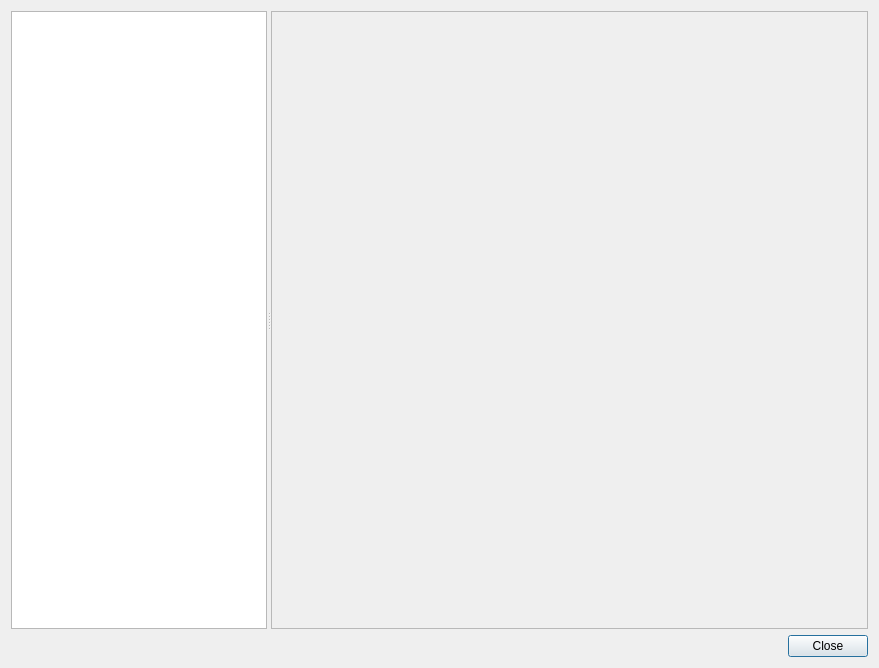
<?xml version="1.0" encoding="UTF-8"?>
<ui version="4.0">
 <class>LeafletMapDlg</class>
 <widget class="QDialog" name="LeafletMapDlg">
  <property name="geometry">
   <rect>
    <x>0</x>
    <y>0</y>
    <width>879</width>
    <height>668</height>
   </rect>
  </property>
  <property name="windowTitle">
   <string>Dialog</string>
  </property>
  <layout class="QGridLayout" name="gridLayout">
   <item row="0" column="0">
    <layout class="QVBoxLayout" name="verticalLayout">
     <item>
      <widget class="QSplitter" name="splitter">
       <property name="orientation">
        <enum>Qt::Horizontal</enum>
       </property>
       <widget class="QTreeView" name="treeView"/>
       <widget class="QFrame" name="frame">
        <property name="sizePolicy">
         <sizepolicy hsizetype="Preferred" vsizetype="Preferred">
          <horstretch>10</horstretch>
          <verstretch>0</verstretch>
         </sizepolicy>
        </property>
        <property name="minimumSize">
         <size>
          <width>20</width>
          <height>20</height>
         </size>
        </property>
        <property name="frameShape">
         <enum>QFrame::StyledPanel</enum>
        </property>
        <property name="frameShadow">
         <enum>QFrame::Raised</enum>
        </property>
       </widget>
      </widget>
     </item>
     <item>
      <widget class="QDialogButtonBox" name="buttonBox">
       <property name="orientation">
        <enum>Qt::Horizontal</enum>
       </property>
       <property name="standardButtons">
        <set>QDialogButtonBox::Close</set>
       </property>
      </widget>
     </item>
    </layout>
   </item>
  </layout>
 </widget>
 <resources/>
 <connections>
  <connection>
   <sender>buttonBox</sender>
   <signal>accepted()</signal>
   <receiver>LeafletMapDlg</receiver>
   <slot>accept()</slot>
   <hints>
    <hint type="sourcelabel">
     <x>248</x>
     <y>254</y>
    </hint>
    <hint type="destinationlabel">
     <x>157</x>
     <y>274</y>
    </hint>
   </hints>
  </connection>
  <connection>
   <sender>buttonBox</sender>
   <signal>rejected()</signal>
   <receiver>LeafletMapDlg</receiver>
   <slot>reject()</slot>
   <hints>
    <hint type="sourcelabel">
     <x>316</x>
     <y>260</y>
    </hint>
    <hint type="destinationlabel">
     <x>286</x>
     <y>274</y>
    </hint>
   </hints>
  </connection>
 </connections>
</ui>
